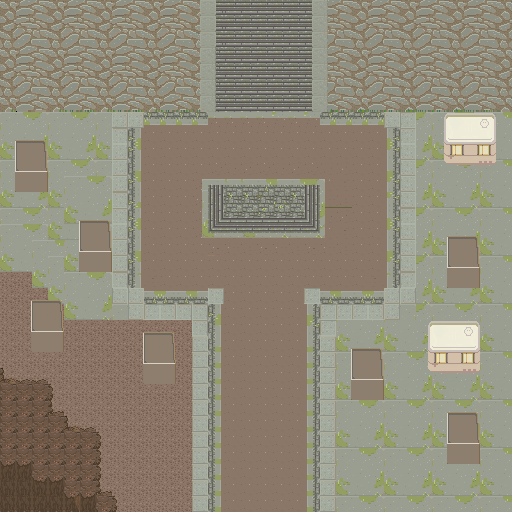

The image is a tile-based game level rendered from a .tmx file. Its description and source (layers, tilesets, objects; grid data summarised) follow:
An orthogonal 32x32 tile map with 16x16 px tiles, 2 tile layers (suelo, objetos), 3 tilesets and 10 objects.

<map version="1.5" tiledversion="1.7.2" orientation="orthogonal" renderorder="right-down" width="32" height="32" tilewidth="16" tileheight="16" infinite="0" nextlayerid="4" nextobjectid="11">
 <tileset firstgid="1" source="Mundo.tsx" />
 <tileset firstgid="1061" source="Adiciones1.tsx" />
 <tileset firstgid="1278" source="Adiciones3.tsx" />
 <layer id="1" name="suelo" width="32" height="32">
  <data>[1024 cells, 1024 non-empty, 140 distinct tile ids]</data>
 </layer>
 <layer id="3" name="objetos" width="32" height="32">
  <data>[1024 cells, 187 non-empty, 46 distinct tile ids]</data>
 </layer>
 <objectgroup id="2" name="colisiones">
  <object id="1" x="512" y="112">
   <polyline points="0,-32 0,400 -400,400 -400,384 -416,384 -416,320 -448,320 -448,304 -464,304 -464,272 -512,272 -512,0 -297,1 -296,-111 -201,-111 -201,0 0,0" />
  </object>
  <object id="2" x="15.2727" y="140.182" width="31.8182" height="44.9091" />
  <object id="3" x="79.4242" y="220.212" width="31.8182" height="44.9091" />
  <object id="4" x="31.4242" y="300.212" width="31.8182" height="44.9091" />
  <object id="5" x="143.424" y="332.212" width="31.8182" height="44.9091" />
  <object id="6" x="351.424" y="348.545" width="31.8182" height="44.9091" />
  <object id="7" x="447.758" y="412.545" width="31.8182" height="44.9091" />
  <object id="8" x="447.758" y="236.545" width="31.8182" height="44.9091" />
  <object id="9" x="444.333" y="112" width="51.3333" height="44.6667" />
  <object id="10" x="428.333" y="321.333" width="51.3333" height="44.6667" />
 </objectgroup>
</map>
